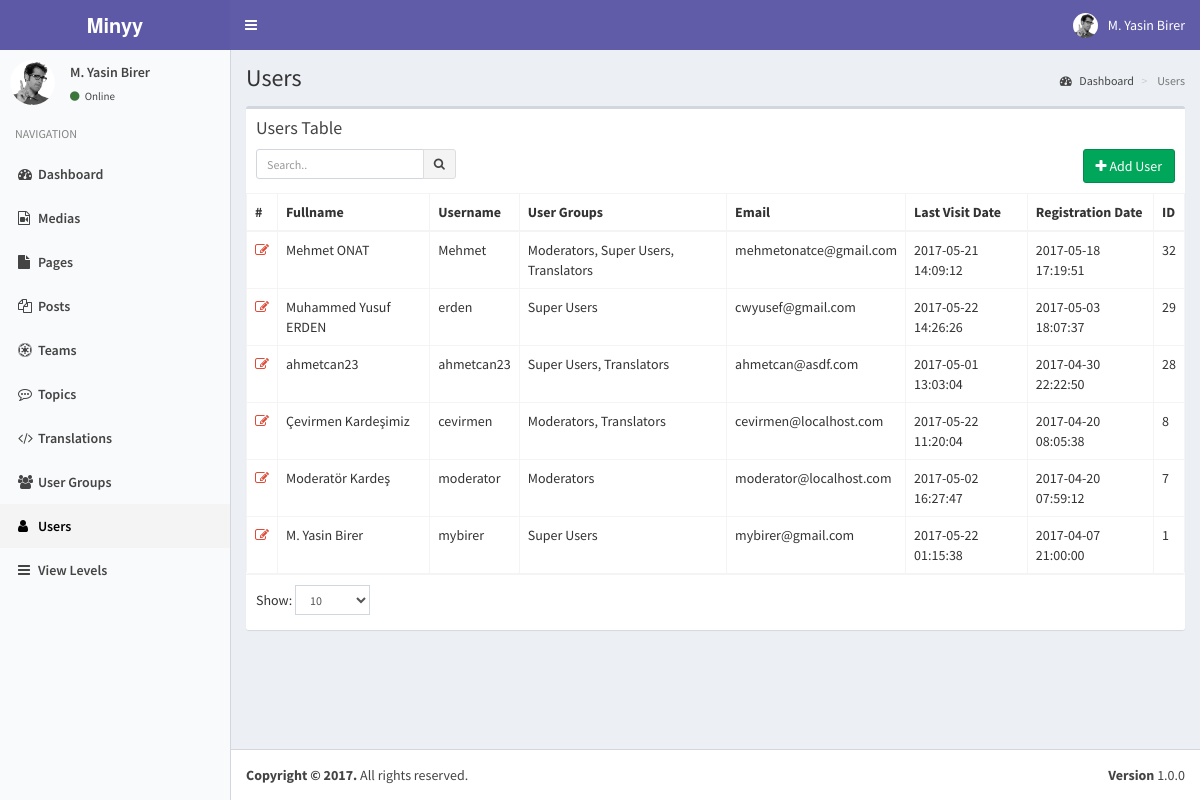
Screenshot of /index.php?controller=module&action=users (signed in) with the database file from the repository.
### tables this page shows
CREATE TABLE `users` (
  `pk_user_id` int(11) NOT NULL,
  `username` varchar(50) NOT NULL,
  `password` varchar(50) NOT NULL,
  `email` varchar(75) NOT NULL,
  `last_visit` timestamp NOT NULL DEFAULT CURRENT_TIMESTAMP,
  `fullname` varchar(50) DEFAULT NULL,
  `registration_date` timestamp NULL DEFAULT CURRENT_TIMESTAMP
);

CREATE TABLE `modules` (
  `pk_module_id` int(11) NOT NULL,
  `name` varchar(20) NOT NULL,
  `icon` varchar(30) DEFAULT NULL,
  `module_key` varchar(20) NOT NULL,
  `does` text,
  `params` text
);

### helpers/view_helper.php (called while the page is built, shortened)
<?php
class ViewHelper
{
    private static $__layout='public';
    public static function getView($viewFolder,$viewFile){
        Functions::requireFile('views/'.$viewFolder,$viewFile.'.php');
    }
    public static function setLayout($layout){
        self::$__layout=$layout;
    }
    public static function getHeader(){
        require_once('views/'.self::$__layout.'_header.php');
    }
}
?>

### controllers/users_controller.php (called while the page is built, shortened)
<?php
class UsersController implements ModuleInterface
{
    public static function getList($params=array()) {
        $search_term=isset($_GET['search_term']) ? Functions::clearString($_GET['search_term']) : "";
        $order_by=isset($_GET['order_by']) && !empty($_GET['order_by']) ? strtolower(Functions::clearString($_GET['order_by'])) : "id";
        $order_dir=isset($_GET['order_dir']) && !empty($_GET['order_dir']) ? strtolower(Functions::clearString($_GET['order_dir'])) : "desc";
        $limit=isset($_GET['limit']) && !empty($_GET['limit']) ? (int) Functions::clearString($_GET['limit']) : 20;
        $page=isset($_GET['page']) && !empty($_GET['page']) ? (int) Functions::clearString($_GET['page']) : 1;
        $offset=($page-1)*$limit;
        $params=[
            "search_term"=>$search_term,
            "order_by"=>$order_by,
            "order_dir"=>$order_dir,
            "limit"=>$limit,
            "offset"=>$offset
        ];
        $objList = Users::getObjList($params);
        $gparams=[
            "search_term"=>"",
            "order_by"=>"name",
            "order_dir"=>"asc",
            "limit"=>"1000",
            "offset"=>"0"
        ];
        $groupList= UserGroups::getObjList($gparams);
        ViewHelper::getView('users','users');
    }
}
?>

### index.php (called while the page is built, shortened)
<?php
require_once('helpers/view_helper.php');
require_once('helpers/functions_helper.php');
require_once('helpers/module_helper.php');
require_once('models/users_model.php');
require_once('models/user_groups_model.php');
require_once('models/view_levels_model.php');
require_once('routes.php');

### models/users_model.php (called while the page is built, shortened)
<?php
class Users implements DatabaseObject {
    public $groups;
    public function __construct($pk_user_id,$username,$password,$email,$last_visit,$fullname,$registration_date){
        $this->fullname=$fullname;
        $this->groups=$this->getUserGroups($pk_user_id);
        $this->modules=$this->getUserModules($pk_user_id);
    }
    public static function getObjList($params){
        $list = [];
        $order_dirs=array("desc","asc");
        $key=array_search($params["order_dir"],$order_dirs);
        $order_dir=$order_dirs[($key) ? $key : 0];
        $order_columns=array("pk_user_id", "username", "email", "last_visit", "fullname", "registration_date");
        $key=array_search($params["order_by"],$order_columns);
        $order_by=$order_columns[($key) ? $key : 0];
        $limit=$params["limit"] ? $params["limit"] : "20";
        $offset=$params["offset"] ? $params["offset"] : "0";
        $query="SELECT * FROM users";
        $query.=" ORDER BY $order_by $order_dir LIMIT :offset , :limit";
        $db = Db::getInstance();
        $req = $db->prepare($query);
        $req->bindValue(':limit', intval($limit), PDO::PARAM_INT);
        $req->bindValue(':offset', intval($offset), PDO::PARAM_INT);
        $req->execute();
        foreach($req->fetchAll() as $obj) {
            $list[] = new Users( $obj['pk_user_id'],
                                $obj['username'],
                                $obj['password'],
                                $obj['email'],
                                $obj['last_visit'],
                                $obj['fullname'],
                                $obj['registration_date']);
        }
        return $list;
    }
    public static function getObj($id){
        try{
            $db = Db::getInstance();
            $id = intval($id);
            $req = $db->prepare('SELECT * FROM users WHERE pk_user_id = :pk_user_id');
            $req->execute(array('pk_user_id' => $id));
            $obj = $req->fetch();
            if($obj){
                return new Users( $obj['pk_user_id'],
                                    $obj['username'],
                                    $obj['password'],
                                    $obj['email'],
                                    $obj['last_visit'],
                                    $obj['fullname'],
                                    $obj['registration_date']);
            }
            else{
                return [];
            }
        }
        catch (PDOException $e){
            return $e->getMessage();
        }
    }
    public function getUserGroups($id){
        try{
            $db = Db::getInstance();
            $id = intval($id);
            $req = $db->prepare('SELECT * FROM user_usergroup_map WHERE pk_user_id = :pk_user_id');
            $req->execute(array('pk_user_id' => $id));
            $list=[];
            foreach($req->fetchAll() as $obj) {
                $list[]= $obj['pk_group_id'];
            }
            return $list;
        }
        catch (PDOException $e){
            return $e->getMessage();
        }
    }
    public function getUserModules(){
        $modules=[];
        $params=[
            "search_term"=>"",
            "order_by"=>"name",
            "order_dir"=>"asc",
            "limit"=>"1000",
            "offset"=>"0"
        ];
        $viewLevels=ViewLevels::getObjList($params);
        foreach($viewLevels as $viewObj){
            $voGroups=json_decode($viewObj->groups);
            $voModules=json_decode($viewObj->modules,true);
            foreach($this->groups as $uoGroup){
                if(in_array($uoGroup,$voGroups)){
                    $keys = array_keys($voModules);
                    foreach($keys as $key){
                        if(array_key_exists($key,$modules)){
                            $temp=array_merge($modules[$key],$voModules[$key]);
                            $modules[$key]=array_unique($temp);
                        }
                        else{
                            $modules[$key]=$voModules[$key];
                        }
                    }
                }
            }
        }
        ksort($modules);
        return $modules;
    }
}

### models/view_levels_model.php (called while the page is built, shortened)
<?php
class ViewLevels implements DatabaseObject {
    public function __construct($pk_view_level_id,$title,$groups,$modules){
        $this->groups=$groups;
        $this->modules=$modules;
    }
    public static function getObjList($params){
        $list = [];
        $order_dirs=array("desc","asc");
        $key=array_search($params["order_dir"],$order_dirs);
        $order_dir=$order_dirs[($key) ? $key : 0];
        $order_columns=array("pk_view_level_id", "title");
        $key=array_search($params["order_by"],$order_columns);
        $order_by=$order_columns[($key) ? $key : 0];
        $limit=$params["limit"] ? $params["limit"] : "20";
        $offset=$params["offset"] ? $params["offset"] : "0";
        $query="SELECT * FROM view_levels";
        $query.=" ORDER BY $order_by $order_dir LIMIT :offset , :limit";
        $db = Db::getInstance();
        $req = $db->prepare($query);
        $req->bindValue(':limit', intval($limit), PDO::PARAM_INT);
        $req->bindValue(':offset', intval($offset), PDO::PARAM_INT);
        $req->execute();
        foreach($req->fetchAll() as $obj) {
            $list[] = new ViewLevels( $obj['pk_view_level_id'],
                                $obj['title'],
                                $obj['groups'],
                                $obj['modules']);
        }
        return $list;
    }
}

### helpers/module_helper.php (called while the page is built, shortened)
<?php
class ModuleHelper
{
    public static function getModules(){
        try{
            $db = Db::getInstance();
            $req = $db->prepare('SELECT * FROM modules');
            $req->execute();
            $res=$req->fetchAll(PDO::FETCH_ASSOC);
            $returnArray=[];
            foreach($res as $obj){
                $returnArray[$obj['module_key']]=$obj;
            }
            return $returnArray;
        }
        catch(PDOException $e){
            return [];
            var_dump($e);
            die('Die...');
        }
    }
}
?>

### models/user_groups_model.php (called while the page is built, shortened)
<?php
class UserGroups implements DatabaseObject {
    public function __construct($pk_group_id,$name){
        $this->name=$name;
    }
    public static function getObjList($params){
        $list = [];
        $order_dirs=array("desc","asc");
        $key=array_search($params["order_dir"],$order_dirs);
        $order_dir=$order_dirs[($key) ? $key : 0];
        $order_columns=array("pk_group_id", "name");
        $key=array_search($params["order_by"],$order_columns);
        $order_by=$order_columns[($key) ? $key : 0];
        $limit=$params["limit"] ? $params["limit"] : "20";
        $offset=$params["offset"] ? $params["offset"] : "0";
        $query="SELECT * FROM user_groups";
        $query.=" ORDER BY $order_by $order_dir LIMIT :offset , :limit";
        $db = Db::getInstance();
        $req = $db->prepare($query);
        $req->bindValue(':limit', intval($limit), PDO::PARAM_INT);
        $req->bindValue(':offset', intval($offset), PDO::PARAM_INT);
        $req->execute();
        foreach($req->fetchAll() as $obj) {
            $list[] = new UserGroups( $obj['pk_group_id'],
                                $obj['name']);
        }
        return $list;
    }
}

### views/users/users.php (the view, shortened to what this page needs)
<?php ViewHelper::getHeader(); ?>
<?php
    global $objList;
    global $params;
    global $groupList;
?>
<section class="content-header">
    <h1>
    </h1>
    <ol class="breadcrumb">
    <li><a href="index.php"><i class="fa fa-dashboard"></i> <?php T::__("Dashboard"); ?></a></li>
    <li class="active"> <?php T::__("Users"); ?></li>
    </ol>
</section>
<section class="content">
    <div class="row">
    <div class="col-xs-12">
        <div class="box">
        <div class="box-header">
            <h3 class="box-title"><?php T::__("Users Table"); ?></h3>
            <div class="box-toolbox">
            <form id="search-form">
            <div class="input-group input-group-sm pull-left search-form">
                <input type="text" name="table_search" class="form-control pull-right" placeholder="<?php T::__("Search.."); ?>" <?php echo !empty(Functions::getUrlVariableValue("search_term")) ? "value='".htmlspecialchars(urldecode(Functions::getUrlVariableValue("search_term")))."'" : ""; ?> />
                <div class="input-group-btn">
                <button type="submit" class="btn btn-default"><i class="fa fa-search"></i></button>
                </div>
            </div>
            </form>
            <button type="button" data-toggle="openModal" data-target="#addUserModal" class="btn btn-success pull-right">
                <i class="fa fa-plus"></i> <?php T::__("Add User"); ?>
            </button>
            </div>
        </div>
        <div class="box-body table-responsive no-padding">
            <table class="table table-hover table-bordered">
            <thead>
                <tr>
                    <th>#</th>
                    <th><?php T::__("Fullname"); ?></th>
                    <th><?php T::__("Username"); ?></th>
                    <th><?php T::__("User Groups"); ?></th>
                    <th><?php T::__("Email"); ?></th>
                    <th><?php T::__("Last Visit Date"); ?></th>
                    <th><?php T::__("Registration Date"); ?></th>
                    <th><?php T::__("ID"); ?></th>
                </tr>
            </thead>
            <tbody>
            <?php $i=$params['offset']+1; foreach($objList as $user): ?>
            <tr data-id="<?php echo $user->pk_user_id; ?>">
                <td><a data-toggle="tooltip" title="Düzenle" class="text-red" href="index.php?controller=module&action=users&do=edit&id=<?php echo $user->pk_user_id; ?>"><i class="fa fa-edit"></i></a></td>
                <td class="has-link"><?php echo $user->fullname; ?></td>
                <td class="has-link"><?php echo $user->username; ?></td>
                <td class="has-link">
                    <?php
                        $grpstr=[];
                        foreach($groupList as $groupObj){
                            if(in_array($groupObj->pk_group_id,$user->groups)){
                                $grpstr[]=$groupObj->name;
                            }
                        }
                        echo implode(", ",$grpstr);
                    ?>
                </td>
                <td class="has-link"><?php echo $user->email; ?></td>
                <td class="has-link"><?php echo $user->last_visit; ?></td>
                <td class="has-link"><?php echo $user->registration_date; ?></td>
                <td class="has-link"><?php echo $user->pk_user_id; ?></td>
            </tr>
            <?php endforeach; ?>
            </tbody></table>
        </div>
        <div class="box-footer clearfix">
            <div class="table-length dataTables_length pull-left">
                <label><?php T::__("Show:"); ?>
                    <select name="limit" class="form-control input-sm">
                    <option value="10" <?php echo Functions::getUrlVariableValue("limit")=="10" ? "selected" : ""; ?>>10</option>
                    </select>
                </label>
            </div>
        </div>
        </div>
    </div>
    </div>
</section>

### views/static/header.php (shortened to what this page needs)
<?php
global $currentUser;
?>
<a href="index.php" class="logo">
    <span class="logo-lg"><b>Minyy</b></span>
</a>
<nav class="navbar navbar-static-top">
    <a href="#" class="sidebar-toggle" data-toggle="offcanvas" role="button">
    </a>
    <div class="navbar-custom-menu">
    <ul class="nav navbar-nav">
        <li class="dropdown user user-menu">
        <a href="#" class="dropdown-toggle" data-toggle="dropdown">
            <img src="assets/img/user2-160x160.jpg" class="user-image" alt="User Image">
            <span class="hidden-xs"><?php echo $currentUser->fullname; ?></span>
        </a>
            </li>
        </ul>
    </div>
</nav>

### views/static/sidebar.php
<?php
global $currentUser;
global $MODULES;
?>
<section class="sidebar">
    <div class="user-panel">
    <div class="pull-left image">
        <img src="assets/img/user2-160x160.jpg" class="img-circle" alt="User Image">
    </div>
    <div class="pull-left info">
        <p><?php echo $currentUser->fullname; ?></p>
        <a href="#"><i class="fa fa-circle text-success"></i> <?php echo T::__('Online'); ?></a>
    </div>
    </div>
    <ul class="sidebar-menu">
    <li class="header"><?php echo T::__('NAVIGATION'); ?></li>
    <?php
    foreach($currentUser->modules as $module=>$moduleProps):
    ?>
    <li class="<?php echo Functions::isActive($module); ?>">
        <a href="index.php?controller=module&action=<?php echo $module; ?>"><i class="fa <?php echo $MODULES[$module]["icon"]; ?>"></i><span><?php echo $MODULES[$module]["name"]; ?></span></a>
    </li>
    <?php endforeach; ?>
    </ul>
</section>

### assets/css/style.css (style rules this page uses)
.box-toolbox::after { display: block; clear: both; content: ""; }
.box-toolbox .search-form { max-width: 200px; }
.box-toolbox { margin-top: 10px; }

### rows the page displays
users: fullname "M. Yasin Birer", username "mybirer", grpstr "Super Users", email "mybirer@gmail.com", last_visit "2017-05-22 01:15:38", registration_date "2017-04-07 21:00:00", pk_user_id "1"
modules: name "Dashboard"
modules: name "Medias"
modules: name "Pages"
modules: name "Posts"
modules: name "Teams"
modules: name "Topics"
modules: name "Translations"
modules: name "User Groups"
modules: name "Users"
modules: name "View Levels"
users: fullname "Mehmet ONAT", username "Mehmet", grpstr "Moderators, Super Users, Translators", email "mehmetonatce@gmail.com", last_visit "2017-05-21 14:09:12", registration_date "2017-05-18 17:19:51", pk_user_id "32"
users: fullname "Muhammed Yusuf ERDEN", username "erden", grpstr "Super Users", email "cwyusef@gmail.com", last_visit "2017-05-22 14:26:26", registration_date "2017-05-03 18:07:37", pk_user_id "29"
users: fullname "ahmetcan23", username "ahmetcan23", grpstr "Super Users, Translators", email "ahmetcan@asdf.com", last_visit "2017-05-01 13:03:04", registration_date "2017-04-30 22:22:50", pk_user_id "28"
users: fullname "Çevirmen Kardeşimiz", username "cevirmen", grpstr "Moderators, Translators", email "cevirmen@localhost.com", last_visit "2017-05-22 11:20:04", registration_date "2017-04-20 08:05:38", pk_user_id "8"
users: fullname "Moderatör Kardeş", username "moderator", grpstr "Moderators", email "moderator@localhost.com", last_visit "2017-05-02 16:27:47", registration_date "2017-04-20 07:59:12", pk_user_id "7"

### other values shown
$text "Online NAVIGATION Users Dashboard Users Users Table Add User Fullname Username User Groups Email Last Visit Date Registration Date ID Show:"
